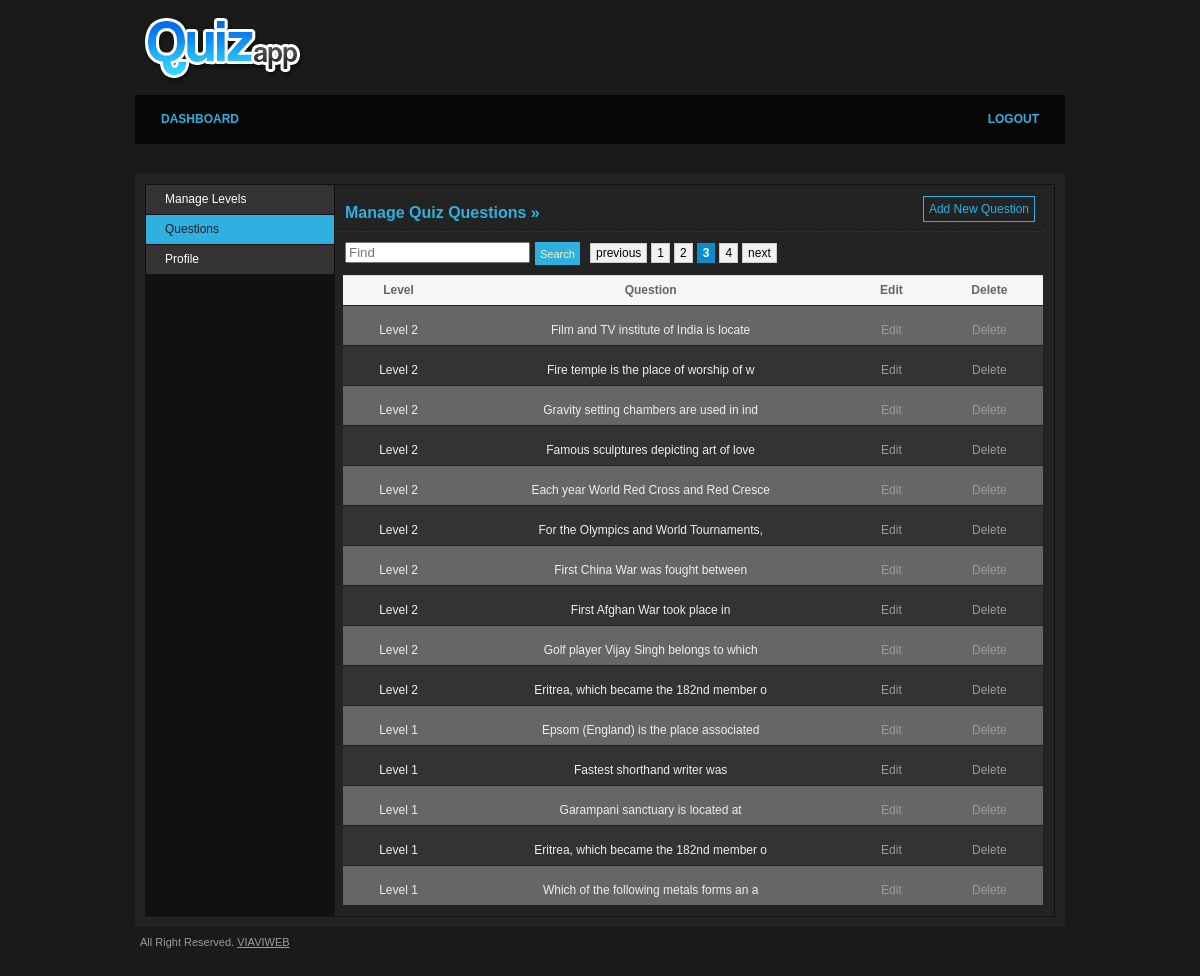
Screenshot of /manage_questions.php?page=3 (signed in) with the database file from the repository.
### tables this page shows
CREATE TABLE IF NOT EXISTS `tbl_question` (
  `id` int(11) NOT NULL AUTO_INCREMENT,
  `level_id` int(11) NOT NULL,
  `question` varchar(255) NOT NULL,
  `option_1` varchar(255) NOT NULL,
  `option_2` varchar(255) NOT NULL,
  `option_3` varchar(255) NOT NULL,
  `option_4` varchar(255) NOT NULL,
  `ans` varchar(255) NOT NULL,
  PRIMARY KEY (`id`)
);

CREATE TABLE IF NOT EXISTS `tbl_levels` (
  `lid` int(11) NOT NULL AUTO_INCREMENT,
  `level_name` varchar(255) NOT NULL,
  `required_points` int(11) NOT NULL,
  PRIMARY KEY (`lid`)
);

### manage_questions.php (the view, shortened to what this page needs)
<?php include("includes/header.php");
	require("includes/function.php");
	$tableName="tbl_question";
	$targetpage = "manage_questions.php";
	$limit = 15;
	$query = "SELECT COUNT(*) as num FROM $tableName";
	$total_pages = mysql_fetch_array(mysql_query($query));
	$total_pages = $total_pages['num'];
	$stages = 3;
	$page=0;
	if(isset($_GET['page'])){
	$page = mysql_escape_string($_GET['page']);
	}
	if($page){
		$start = ($page - 1) * $limit;
	}else{
		$start = 0;
		}
	if(isset($_POST["search"]))
{
	$question_value=$_POST['search_value'];
	$qry="SELECT * FROM tbl_question,tbl_levels WHERE level_id=lid and question LIKE '%".$question_value."%' ORDER BY tbl_question.id DESC LIMIT $start, $limit";
}
else{
   $qry="SELECT * FROM tbl_question LEFT JOIN tbl_levels ON tbl_question.level_id= tbl_levels.lid ORDER BY tbl_question.id DESC LIMIT $start, $limit";
}
	$result=mysql_query($qry);
?>
                <div id="main">
				<h2> Manage Quiz Questions &raquo;</h2>
                 <form  method="post" action="<?php echo $_SERVER["PHP_SELF"];?>">
                    <div class="search">
                        <input  type="text" name="search_value" placeholder="Find" class="search_text">
                        <button type="submit" value="submit" name="search" class="search_button">Search</button>
                    </div>
                </form>
                	<form action="" class="jNice">
					<h3 class="abtn"><a href="add_questions.php?add=yes">Add New Question</a></h3>
                    	<table cellpadding="0" cellspacing="0">
						<tr align="center">
						<th>Level</th>
						<th>Question</th>
						<th>Edit</th>
						<th>Delete</th>
						</tr>
						<?php
							$i=0;
							while($row=mysql_fetch_array($result))
							{
							  $letter = mb_substr($row['question'], 0, 40)
						?>
							<tr <?php if($i%2==0){?>class="odd"<?php }?> align="center">
								<td><?php echo $row['level_name'];?></td>
                               <td><?php echo $letter;?></td>
                                <td class="action"><a href="edit_question.php?question_id=<?php echo $row['id'];?>" class="edit">Edit</a></td>
								<td class="action"><a href="?question_id=<?php echo $row['id'];?>" class="delete" onclick="return confirm('Are you sure you want to delete this Question?');">Delete</a></td>
                            </tr>
						<?php
							$i++;
							}
						?>
                        </table><br />
						<?php
	$prev = $page - 1;
	$next = $page + 1;
	$lastpage = ceil($total_pages/$limit);
	$paginate = '';
	if($lastpage > 1)
	{
		$paginate .= "<div class='paginate'>";
		if ($page > 1){
			$paginate.= "<a href='$targetpage?page=$prev'>previous</a>";
		}else{
			$paginate.= "<span class='disabled'>previous</span>";	}
		if ($lastpage < 7 + ($stages * 2))
		{
			for ($counter = 1; $counter <= $lastpage; $counter++)
			{
				if ($counter == $page){
					$paginate.= "<span class='current'>$counter</span>";
				}else{
					$paginate.= "<a href='$targetpage?page=$counter'>$counter</a>";}
			}
		}
		if ($page < $counter - 1){
			$paginate.= "<a href='$targetpage?page=$next'>next</a>";
		}else{
			$paginate.= "<span class='disabled'>next</span>";
			}
		$paginate.= "</div>";
}
 echo $paginate;
								?>
 <br />
                </div>
            </div>
        </div>
<?php include("includes/footer.php");?>

### style/css/layout.css (style rules this page uses)
body { background: #1a1a1a; font-family: Arial, Helvetica, sans-serif; font-size: 12px; color: #646464; text-align: center; }
h2 { width:100%; padding-left:10px!important; color: #30b0e0; font-size: 16px; line-height: 16px; font-weight: bold; margin: 20px 0 0 0; padding: 0 0 10px 0; border-bottom: 1px dashed #333; }
#main { width: 700px; float: right; padding: 0 19px 0 0; background:#232323; }
h3 { font-size: 14px; line-height: 14px; font-weight: bold; color: #5494af; padding: 0 0 0 10px; margin: 20px 0 10px; }
#main table { border-top: 1px solid #ddd; width: 700px; float:left; margin-top:10px; margin-left:8px; margin-bottom:10px; }
#main table tr td { background: #333; padding: 0px 20px; height: 29px; line-height: 29px; border-bottom: 1px solid #222; color:#eee; padding-top:10px; }
#main table tr th { background: #f6f6f6; padding: 0px 20px; height: 29px; line-height: 29px; border-bottom: 1px solid #222; }
#main table tr.odd td { background: #666; }
#main table .action { padding: 0 20px 0 10px; }
#main table tr .action a { margin: 0 0 0 10px; text-decoration: none; color: #9b9b9b; }
.paginate { font-family:Arial, Helvetica, sans-serif; padding: 3px; margin-left:250px; }
.paginate a { padding:2px 5px 2px 5px; margin:2px; border:1px solid #ccc; text-decoration:none; color: #000; background-color:#f2f2f2; }
.paginate span.current { margin: 2px; padding: 2px 5px 2px 5px; border: 1px solid #0E8BCB; font-weight: bold; background-color: #0E8BCB; color: #fff; }
.abtn { float:right; width:200px; text-align:right; font-weight:lighter; margin-top:-30px; position:relative; }
.abtn a { text-decoration:none; color:#30b0e0 !important; font-size:12px; border:solid 1px #30b0e0; padding:5px; }
.search { float:left; }
.search input[type="text"] { float:left; margin:10px 5px 0px 10px; }
.search button { background: none repeat scroll 0 0 #30B0E0; border: medium none; cursor: pointer; display: block; float: left; color:#fbf0b9; height:23px; font-size:11px; margin-top:10px; overflow: visible; padding:0 5px; }

### style/css/jNice.css (style rules this page uses)
button { margin: 0px; padding: 0px 0px; border: none; background-color: transparent; cursor: pointer; height: 29px; display: block; float: left; overflow: visible; }

### rows the page displays
tbl_question: level.level_name "Level 2", question "Film and TV institute of India is locate"
tbl_question: level.level_name "Level 2", question "Fire temple is the place of worship of w"
tbl_question: level.level_name "Level 2", question "Gravity setting chambers are used in ind"
tbl_question: level.level_name "Level 2", question "Famous sculptures depicting art of love"
tbl_question: level.level_name "Level 2", question "Each year World Red Cross and Red Cresce"
tbl_question: level.level_name "Level 2", question "For the Olympics and World Tournaments,"
tbl_question: level.level_name "Level 2", question "First China War was fought between"
tbl_question: level.level_name "Level 2", question "First Afghan War took place in"
tbl_question: level.level_name "Level 2", question "Golf player Vijay Singh belongs to which"
tbl_question: level.level_name "Level 2", question "Eritrea, which became the 182nd member o"
tbl_question: level.level_name "Level 1", question "Epsom (England) is the place associated"
tbl_question: level.level_name "Level 1", question "Fastest shorthand writer was"
tbl_question: level.level_name "Level 1", question "Garampani sanctuary is located at"
tbl_question: level.level_name "Level 1", question "Eritrea, which became the 182nd member o"
tbl_question: level.level_name "Level 1", question "Which of the following metals forms an a"
